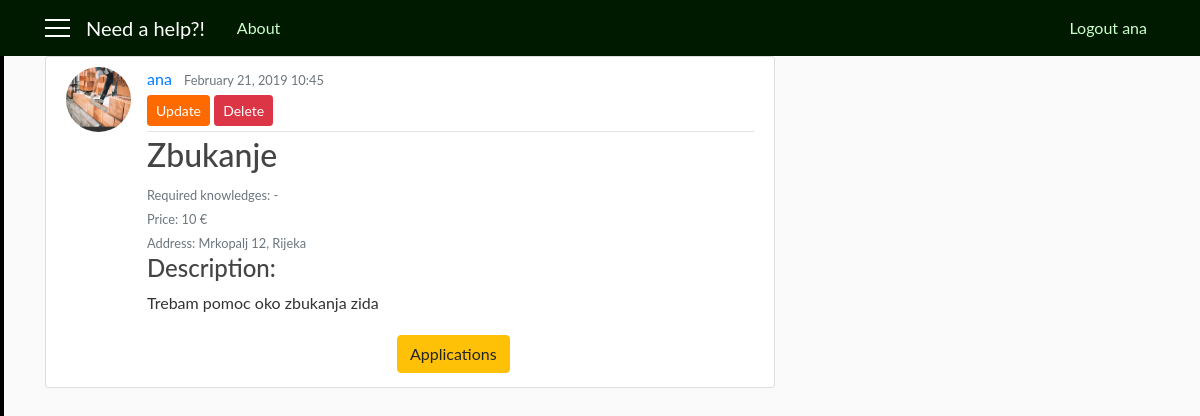
The app's page /request/12/ (signed in), older data.
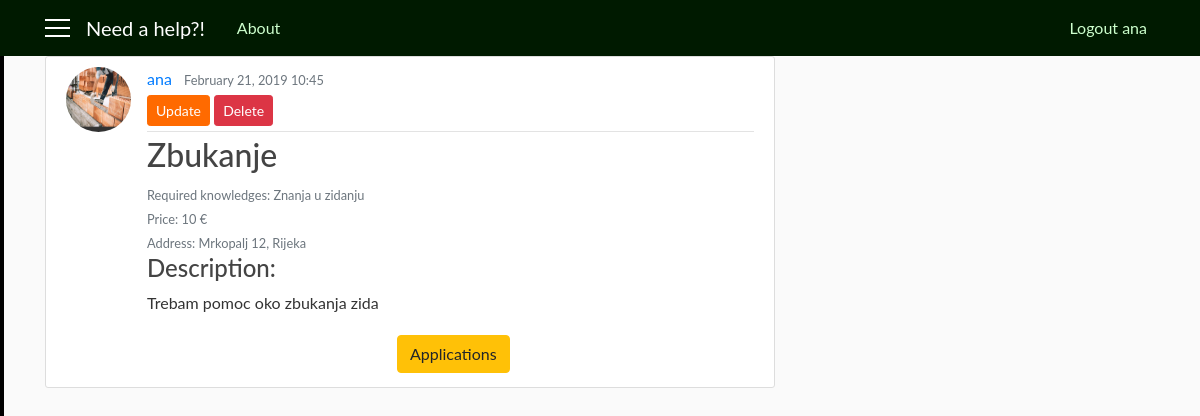
The same page, newer data.
### user/models.py (models this page shows, shortened)
class Requests(models.Model):
    user = models.ForeignKey(User, on_delete=models.CASCADE)
    job_title = models.CharField(max_length=30, blank=True)
    required_knowledges = models.TextField(max_length=1000, default='-')
    price = models.IntegerField(default=10)
    address = models.CharField(max_length=30, blank=True)
    job_description = models.TextField(max_length=1000, blank=True)
    date = models.DateTimeField(auto_now_add=True)
    photo = models.ImageField(default='default_request.jpg', upload_to='requests_user')

### need_a_help_app/views.py (the view)
# urls.py: path('request/<int:pk>/', views.RequestDetailView.as_view(), name='request_detail'),
class RequestDetailView(LoginRequiredMixin, DetailView):
    model = Requests

### user/templates/user/requests_detail.html
{% extends 'need_a_help_app/base.html' %}
{% block content %}
    <article class="media content-section">
        <img class="rounded-circle article-img" src="{{ object.photo.url }}">
          <div class="media-body">
            <div class="article-metadata">
              <a class="mr-2" href="{% url 'info' object.user.id %}">{{ object.user }}</a>
              <small class="text-muted">{{ object.date|date:'F d, Y H:i' }}</small>
                {% if object.user == user %}
                    <div>
                        <a href="{% url 'request_update' object.id %}" class="btn btn-secondary btn-sm mt-1 mb-1">Update</a>
                        <a href="{% url 'request_delete' object.id %}" class="btn btn-danger btn-sm mt-1 mb-1">Delete</a>
                    </div>
                {% endif %}
            </div>
            <h2 class="article-title">{{ object.job_title }}</h2>
            <small class="text-muted">Required knowledges: {{ object.required_knowledges }}</small><br>
            <small class="text-muted">Price: {{ object.price }} €</small><br>
            <small class="text-muted">Address: {{ object.address }}</small><br>
            <h4>Description:</h4>
            <p class="article-content">{{ object.job_description }}</p>
            {% if object.user == user %}
                <a href="#" class="btn btn-warning mt-1 mb-1" style="margin-left: 250px">Applications</a>
            {% else %}
                <a href="#" class="btn btn-warning mt-1 mb-1" style="margin-left: 220px">Applications</a>
                <a href="#" class="btn btn-outline-success mt-1 mb-1">Apply</a>
            {% endif %}
          </div>
    </article>
{% endblock %}

### need_a_help_app/templates/need_a_help_app/base.html (shortened to what this page needs)
{% load static %}
<!DOCTYPE html>
<html>
    <head>
        <link rel="stylesheet" href="https://maxcdn.bootstrapcdn.com/bootstrap/4.0.0/css/bootstrap.min.css">
        <link rel="stylesheet" href="https://use.fontawesome.com/releases/v5.7.2/css/all.css">
        <link rel="stylesheet" type="text/css" href="{% static 'need_a_help_app/style.css' %}">
    </head>
    <body>
      <div id="wrapper">
          {% if user.is_authenticated and user.profile.role == 'client' %}
            <div id="sidebar-wrapper">
                <ul class="sidebar-nav">
                    <li><a href="{% url 'info' user.id %}">My profile</a></li>
                    <li><a href="{% url 'favorites' %}">My favourites</a></li>
                </ul>
            </div>
          {% endif %}
          <header class="site-header">
            <nav class="navbar navbar-expand-md navbar-dark bg-steel fixed-top">
              <div class="container">
                {% if user.is_authenticated %}
                  <a href='#' id='menu-toggle'><div class='menu-icon'></div>
                                  <div class='menu-icon'></div>
                                  <div class='menu-icon'></div></a>
                  <a class="navbar-brand mr-4 ml-3" href="{% url 'main' %}">Need a help?!</a>
                {% else %}
                  <a class="navbar-brand mr-4" href="#">Need a help?!</a>
                {% endif %}
                <div class="collapse navbar-collapse" id="navbarToggle">
                  <div class="navbar-nav mr-auto">
                    <a class="nav-item nav-link" href="{% url 'home' %}">About</a>
                  </div>
                  <div class="navbar-nav">
                    {% if user.is_authenticated %}
                      <a class="nav-item nav-link" href="{% url 'logout' %}">Logout {{ user.username }}</a>
                    {% else %}
                      <a class="nav-item nav-link" href="{% url 'login' %}">Login</a>
                      <a class="nav-item nav-link" href="{% url 'register' %}">Register</a>
                    {% endif %}
                  </div>
                </div>
              </div>
            </nav>
          </header>
          <div id="page-content-wrapper">
            <main role="main" class="container">
              <div class="row">
                <div class="col-sm-8">
                  {% block content %}{% endblock %}
                </div>
              </div>
            </main>
          </div>
    </div>
    </body>
</html>

### need_a_help_app/static/need_a_help_app/style.css (style rules this page uses)
body { background: #fafafa; color: #333333; margin-top: 56px; font-family: 'Lato'; }
h1, h2, h3, h4, h5, h6 { color: #444444; }
ul { margin: 0; }
.bg-steel { background-color: #001a00; }
.site-header .navbar-nav .nav-link { color: #ccffcc; }
.content-section { background: #ffffff; padding: 10px 20px; border: 1px solid #dddddd; border-radius: 3px; margin-bottom: 20px; }
.article-title { color: #444444; }
.article-content { white-space: pre-line; }
.article-img { height: 65px; width: 65px; margin-right: 16px; }
.article-metadata { padding-bottom: 1px; margin-bottom: 4px; border-bottom: 1px solid #e3e3e3 }
.btn-secondary { background-color: #ff6a00; border-color: #ff6a00; }
.menu-icon { width: 25px; height: 2px; background-color: white; margin: 6px 0; }
.sidebar-nav { padding-left: 0px; }
#sidebar-wrapper { z-index: 1; position: fixed; width: 0; height: 100%; overflow-y: hidden; background-color: black; border: 2px solid black; }
#page-content-wrapper { width: 100%; position: static; padding: 0; }
.sidebar-nav li { padding: 0; list-style: none; text-indent: 20px; line-height: 40px; }

Row changes from the older to the newer data that the page shows:
changed Requests "Zbukanje": required_knowledges "-" → "Znanja u zidanju"
